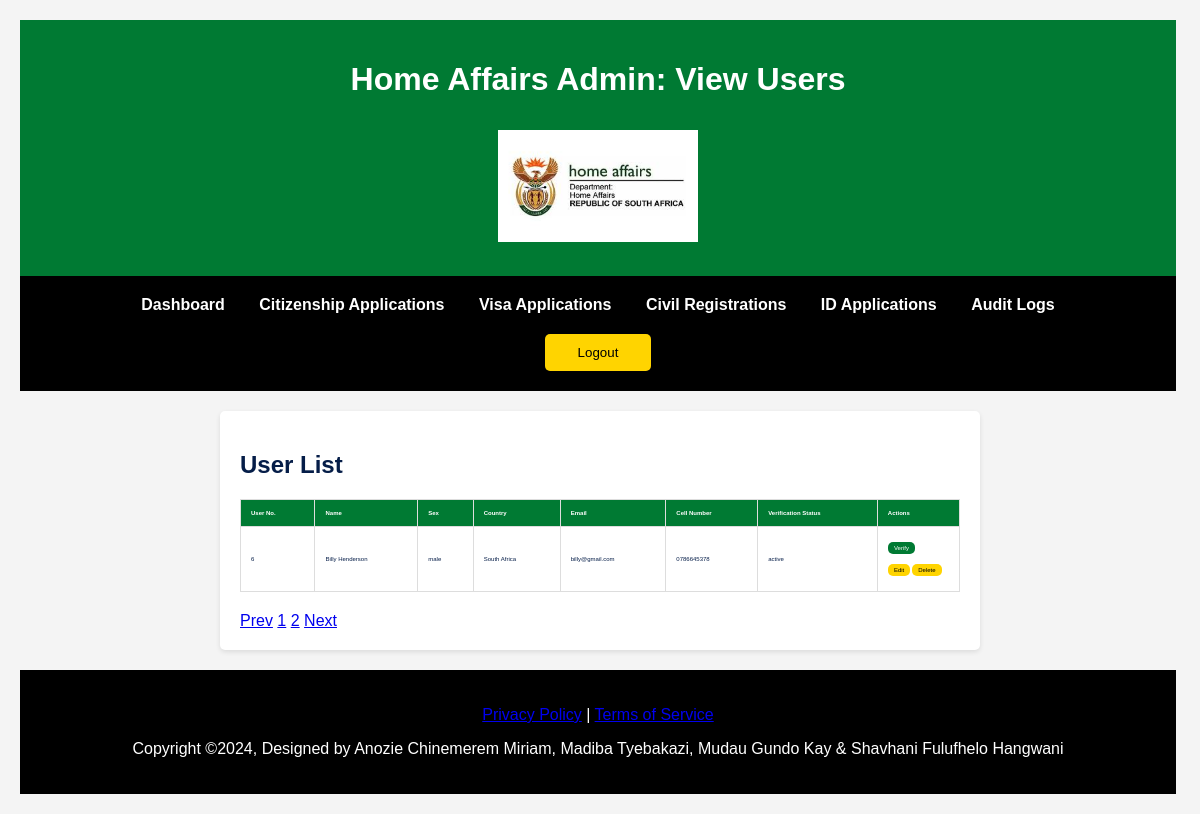
Screenshot of /admin/admin_view_users.php (signed in) with the database file from the repository.
### tables this page shows
CREATE TABLE `users` (
  `user_id` int(11) NOT NULL,
  `user_role` varchar(150) NOT NULL,
  `user_first_name` varchar(255) NOT NULL,
  `user_surname` varchar(255) NOT NULL,
  `user_sex` varchar(10) NOT NULL,
  `user_dob` datetime NOT NULL DEFAULT current_timestamp(),
  `user_country` varchar(255) NOT NULL,
  `user_email` varchar(255) NOT NULL,
  `user_phone` varchar(15) NOT NULL,
  `user_password` varchar(255) NOT NULL,
  `user_status` enum('active','inactive','suspended') NOT NULL DEFAULT 'active',
  `user_modified_at` datetime NOT NULL DEFAULT current_timestamp(),
  `user_created_at` datetime NOT NULL DEFAULT current_timestamp()
);

### admin/server/get_admin_view_users.php (called while the page is built, shortened)
<?php
  include('admin_connection.php');
  if(isset($_GET['pagenumber']) && $_GET['pagenumber'] != ""){
    $pagenumber = $_GET['pagenumber'];
  }
  else{
    $pagenumber = 1;
  }
  $stmt = $conn->prepare("SELECT COUNT(*) AS fldtotalrecords FROM users");
  $stmt->execute();
  $stmt->bind_result($totalrecords);
  $totalrecordsperpage = 10;
  $offset = ($pagenumber - 1) * $totalrecordsperpage;
  $totalnumberofpages = ceil($totalrecords / $totalrecordsperpage);
  $stmt1 = $conn->prepare("SELECT * FROM users LIMIT $offset,$totalrecordsperpage");
  $stmt1->execute();
  $users = $stmt1->get_result();

### admin/admin_view_users.php (the view, shortened to what this page needs)
<?php
include("includes/admin_header.php");
?>
<body>
    <header>
        <h1>Home Affairs Admin: View Users</h1>
        <img class="logo" src="resources/Home.jpeg" alt="Home Affairs Logo">
    </header>
    <nav>
        <a href="admin_dashboard.php">Dashboard</a>
        <a href="admin_review_citizenship.php">Citizenship Applications</a>
        <a href="admin_review_visa.php">Visa Applications</a>
        <a href="admin_review_civil_registration.php">Civil Registrations</a>
        <a href="admin_review_id_applications.php">ID Applications</a>
        <a href="admin_audit_logs.php">Audit Logs</a>
        <?php if(isset($_SESSION['adminEmail'])){ ?>
            <form id="admin-logout-form" method="POST" action="admin_view_users.php">
                <a><button type="submit" class="logoutBtn" id="adminLogoutBtn" name="adminLogoutBtn">Logout</button></a>
            </form>
        <?php } ?>
    </nav>
    <main>
        <h2>User List</h2>
        <table>
            <thead>
                <tr>
                    <th>User No.</th>
                    <th>Name</th>
                    <th>Sex</th>
                    <th>Country</th>
                    <th>Email</th>
                    <th>Cell Number</th>
                    <th>Verification Status</th>
                    <th>Actions</th>
                </tr>
            </thead>
            <tbody>
                <?php include('server/get_admin_view_users.php');
                    foreach($users as $user){?>
                <tr>
                    <td><?php echo $user['user_id']; ?></td>
                    <td><?php echo $user['user_first_name'] . " " . $user['user_surname']; ?></td>
                    <td><?php echo $user['user_sex']; ?></td>
                    <td><?php echo $user['user_country']; ?></td>
                    <td><?php echo $user['user_email']; ?></td>
                    <td><?php echo $user['user_phone']; ?></td>
                    <td><?php echo $user['user_status']; ?></td>
                    <td>
                        <a href="admin_verify_user.php?user_id=<?php echo $user['user_id']; ?>" class="verify-button">Verify</a><br>
                        <a href="admin_edit_user.php?user_id=<?php echo $user['user_id']; ?>" class="action-button">Edit</a>
                        <a href="admin_delete_user.php?user_id=<?php echo $user['user_id']; ?>" class="action-button">Delete</a>
                    </td>
                </tr>
                <?php } ?>
            </tbody>
        </table>
        <div class="page-btn">
            <span class="page-item <?php if($pagenumber <= 1){ echo 'disabled';} ?>"><a class="page-link" href="<?php if($pagenumber <= 1){ echo '#';}else{ echo "?pagenumber=".($pagenumber - 1);} ?>">Prev</a></span>
            <span class="page-item"><a class="page-link" href="?pagenumber=1">1</a></span>
            <span class="page-item"><a class="page-link" href="?pagenumber=2">2</a></span>
            <span class="page-item <?php if($pagenumber >= $totalnumberofpages){ echo 'disabled';} ?>"><a class="page-link" href="<?php if($pagenumber >= $totalnumberofpages){ echo '#';}else{ echo "?pagenumber=".($pagenumber + 1);} ?>">Next</a></span>
        </div>
    </main>
</body>
<?php
include("includes/admin_footer.php");
?>

### admin/css/admin_style.css (style rules this page uses)
:root { --primary-color: #007A33; --secondary-color: #FFD400; --accent-color: #A10001; --text-color: #051D48; --bg-color: #f4f4f4; --white: #ffffff; --black: #000000; }
body { font-family: Arial, sans-serif; background-color: var(--bg-color); color: var(--text-color); margin: 0; padding: 20px; }
header, nav, footer { color: var(--white); padding: 20px; text-align: center; width: 93vw; }
header { background-color: var(--primary-color); }
nav, footer { background-color: var(--black); }
.logo { margin: 10px 0; animation: fadeIn 1s ease-in-out; height: auto; width: 200px; }
main { padding: 20px; background: var(--white); border-radius: 5px; box-shadow: 0 2px 5px rgba(0,0,0,0.1); max-width: 60vw; margin: 20px auto; }
h2 { margin-bottom: 20px; }
nav a { color: var(--white); text-decoration: none; margin: 0 15px; font-weight: bold; transition: color 0.3s; }
form { display: flex; flex-direction: column; }
button { border: none; padding: 2% 4%; cursor: pointer; border-radius: 5px; transition: background-color 0.3s, transform 0.3s, color 0.3s; }
.action-button { border: none; padding: 5% 10%; cursor: pointer; border-radius: 5px; transition: background-color 0.3s, transform 0.3s, color 0.3s; }
.verify-button { background-color: var(--primary-color); color: var(--white); border: none; padding: 5% 10%; cursor: pointer; border-radius: 5px; transition: background-color 0.3s, transform 0.3s, color 0.3s; }
button, .link-button, .action-button { background-color: var(--secondary-color); color: var(--black); }
button { margin-top: 20px; }
.link-button, .action-button, .verify-button { font-size: 1%; text-decoration: none; display: inline-block; margin: 5px 0; }
table { width: 60vw; border-collapse: collapse; margin-bottom: 20px; font-size: 1%; }
th, td { border: 1px solid #ddd; padding: 10px; text-align: left; word-wrap: break-word; }
th { background-color: var(--primary-color); color: var(--white); }
.logoutBtn { padding: 1% 3%; }

### rows the page displays
users: user_id "6", user_first_name "Billy", user_surname "Henderson", user_sex "male", user_country "South Africa", user_email "billy@gmail.com", user_phone "0786645378", user_status "active"
